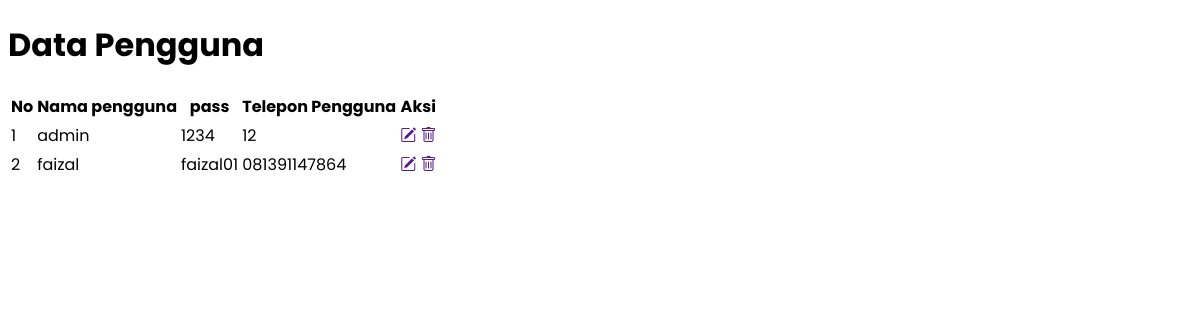
Screenshot of /admin/pengguna.php with the database file from the repository.
### tables this page shows
CREATE TABLE `pengguna` (
  `id_pengguna` int(11) NOT NULL,
  `nama_pengguna` varchar(100) NOT NULL,
  `pass` varchar(100) NOT NULL,
  `telepon_pengguna` varchar(15) NOT NULL
);

### admin/pengguna.php (the view, shortened to what this page needs)
<?php
include "../koneksi.php";
?>
<!doctype html>
<html lang="en">
  <head>
    <link rel="stylesheet" href="https://cdn.jsdelivr.net/npm/bootstrap-icons@1.11.3/font/bootstrap-icons.min.css">
  </head>
  <body>
  <div class="full-kontainer container">
    <h1>Data Pengguna</h1>
   <table class="table table-striped ">
    <thead>
        <tr>
            <th>No</th>
            <th>Nama pengguna</th>
            <th>pass</th>
            <th>Telepon Pengguna</th>
            <th>Aksi</th>
        </tr>
    </thead>
    <tbody>
        <?php $nomor=1;?>
        <?php
          $query = mysqli_query($koneksi, "SELECT * FROM pengguna ORDER BY nama_pengguna ASC");
          while ($data = mysqli_fetch_assoc($query)){
        ?>
        <tr>
            <td><?php echo $nomor++; ?></td>
            <td><?php echo $data['nama_pengguna'];?></td>
            <td><?php echo $data['pass'];?></td>
            <td><?php echo $data['telepon_pengguna'];?></td>
            <td>
                <a href="" class="btn btn-warning"><i class="bi bi-pencil-square"></i></a>
                <a href="" class="btn btn-danger" onclick="return confirm('Apakah yakin ingin menghapus produk ini ?');"><i class="bi bi-trash"></i></a>
            </td>
        </tr>
        <?php } ?>
    </tbody>
   </table>
   </div>
  </body>
</html>

### admin/pengguna.php (style rules this page uses)
* { font-family: "Poppins"; }

### rows the page displays
pengguna: nama_pengguna "admin", pass "1234", telepon_pengguna "12"
pengguna: nama_pengguna "faizal", pass "faizal01", telepon_pengguna "081391147864"
